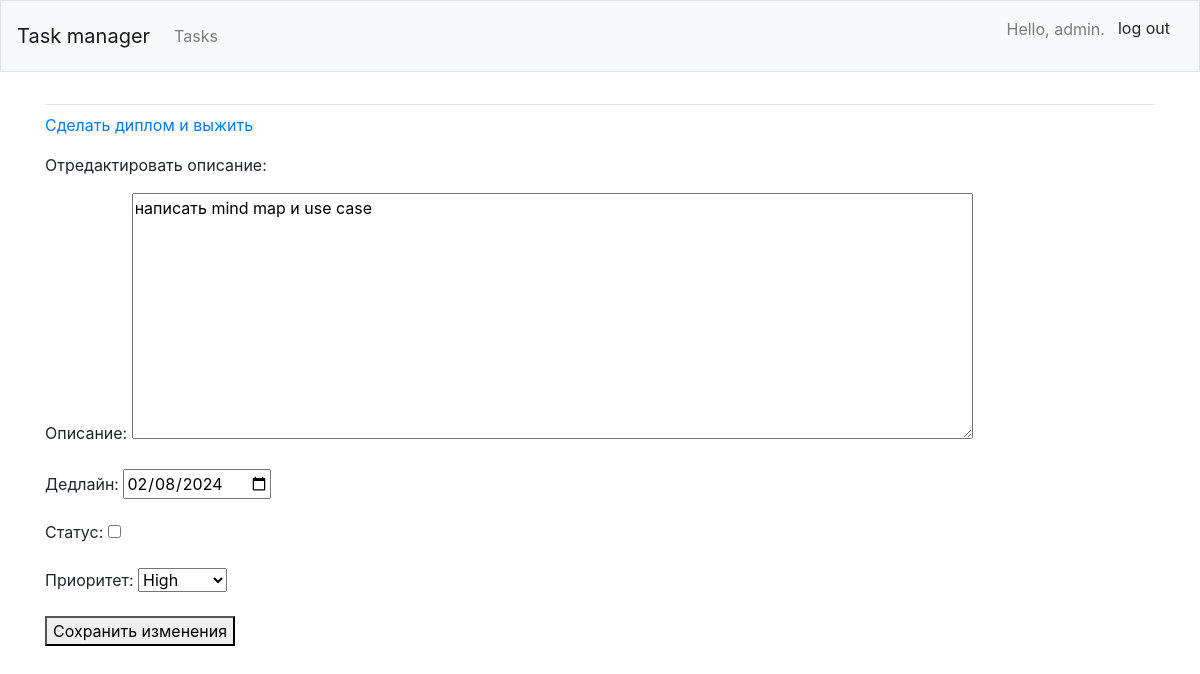
The app's page /edit_entry/5/ (signed in) with its own data.
### tasks1/models.py (models this page shows, shortened)
class TodoList(models.Model):
    task_name = models.CharField(max_length=200)
    owner = models.ForeignKey(User, on_delete=models.CASCADE)
    def __str__(self):
        return self.task_name

class Entry(models.Model):
    task = models.ForeignKey(TodoList, on_delete=models.CASCADE)
    description = models.TextField()
    deadline = models.DateField(auto_now_add=False)
    status = models.BooleanField(default=False)
    priority = models.CharField(max_length=10, choices=(("high", "High"), ("medium", "Medium"), ("low", "Low")))
    class Meta:
        verbose_name_plural = 'entries'

### tasks1/views.py (the view)
# urls.py: path('edit_entry/<int:entry_id>/', views.edit_entry, name='edit_entry'),
@login_required
def edit_entry(request, entry_id):
    entry = Entry.objects.get(id=entry_id)
    task = entry.task
    if task.owner != request.user:
        raise Http404
    if request.method != 'POST':
        form = EntryForm(instance=entry)
    else:
        form = EntryForm(instance=entry, data=request.POST)
        if form.is_valid():
            form.save()
            return redirect('tasks1:task', task_id=task.id)
    context = {'entry': entry, 'task': task, 'form': form}
    return render(request, 'tasks1/edit_entry.html', context)

### tasks1/forms.py
class EntryForm(forms.ModelForm):
    class Meta:
        model = Entry
        fields = ['description', 'deadline', 'status', 'priority']
        labels = {'description': 'Описание', 'deadline': 'Дедлайн', 'status': 'Статус', 'priority': 'Приоритет'}
        widgets = {'description': forms.Textarea(attrs={'cols': 80}), 'deadline': forms.DateInput(attrs={'type': 'date'})}

### tasks1/templates/tasks1/edit_entry.html (shortened to what this page needs)
{% extends "tasks1/base.html" %}
{% block content %}
	<p><a href="{% url 'tasks1:task' task.id %}">{{ task }}</a></p>
	<p>Отредактировать описание:</p>
		<form action="{% url 'tasks1:edit_entry' entry.id %}" method='post'>
		{{ form.as_p }}
		<button name="submit">Сохранить изменения</button>
	</form>
{% endblock content %}

### tasks1/templates/tasks1/base.html (shortened to what this page needs)
{% load bootstrap4 %}
<html lang="en">
<head>
	{% bootstrap_css %}
</head>
<body>
<nav class="navbar navbar-expand-md navbar-light bg-light mb-4 border">
	<a class="navbar-brand" href="{% url 'tasks1:index' %}">
		Task manager</a>
	<div class="collapse navbar-collapse" id="navbarCollapse">
		<ul class="navbar-nav mr-auto">
			<li class="nav-item">
				<a class="nav-link" href="{% url 'tasks1:tasks' %}">
					Tasks</a></li>
		</ul>
		<ul class="navbar-nav ml-auto">
			{% if user.is_authenticated %}
				<li class="nav-item">
					<span class="navbar-text"> Hello, {{ user.username }}.</span>
				</li>
				<li class="nav-item">
					<form action="{% url 'users:logout' %}" method="post">
                    <button type="submit" class="btn btn-light">log out</button>
                    </form>
				</li>
			{% else %}
				<li class="nav-item">
					<a class="nav-link" href="{% url 'users:register' %}">Register</a>
				</li>
				<li class="nav-item">
					<a class="nav-link" href="{% url 'users:login' %}">Log in</a></li>
			{% endif %}
		</ul>
	</div>
</nav>
<main role="main" class="container">
	<div class="pb-2 mb-2 border-bottom">
	</div>
	<div>
		{% block content %}{% endblock content %}
	</div>
</main>
</body>
</html>

### records on screen
TodoList: task_name "Сделать диплом и выжить"
Entry: description "написать mind map и use case", deadline "02/08/2024", priority "High"

### other values on screen
{{ user.username }} "admin"
